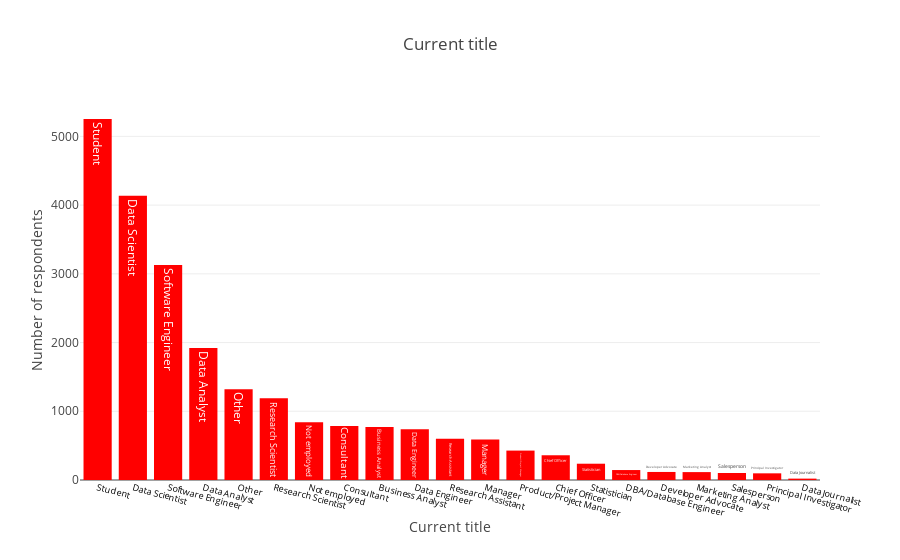

Notebook code cell kept with this figure:
### Code cell
draw_trace_bar(get_categories(multiple_df,'Q6'), "Current title", "Current title", "Number of respondents", "Red")

### Figure 1 — Plotly figure (JSON) as saved in the notebook; plotly's stock layout.template omitted (floating-point values rounded to 4 significant figures)
{"data": [{"marker": {"color": "Red"}, "text": ["Student", "Data Scientist", "Software Engineer", "Data Analyst", "Other", "Research Scientist", "Not employed", "Consultant", "Business Analyst", "Data Engineer", "Research Assistant", "Manager", "Product/Project Manager", "Chief Officer", "Statistician", "DBA/Database Engineer", "Developer Advocate", "Marketing Analyst", "Salesperson", "Principal Investigator", "Data Journalist"], "type": "bar", "uid": "d4295dce-37bf-4aa1-b57f-01defef808a4", "x": ["Student", "Data Scientist", "Software Engineer", "Data Analyst", "Other", "Research Scientist", "Not employed", "Consultant", "Business Analyst", "Data Engineer", "Research Assistant", "Manager", "Product/Project Manager", "Chief Officer", "Statistician", "DBA/Database Engineer", "Developer Advocate", "Marketing Analyst", "Salesperson", "Principal Investigator", "Data Journalist"], "y": [5253, 4137, 3130, 1922, 1322, 1189, 842, 785, 772, 737, 600, 590, 428, 360, 237, 145, 117, 115, 102, 97, 20]}], "layout": {"hovermode": "closest", "title": "Current title", "xaxis": {"showticklabels": true, "tickangle": 15, "tickfont": {"color": "black", "size": 9}, "title": "Current title"}, "yaxis": {"title": "Number of respondents"}}}
